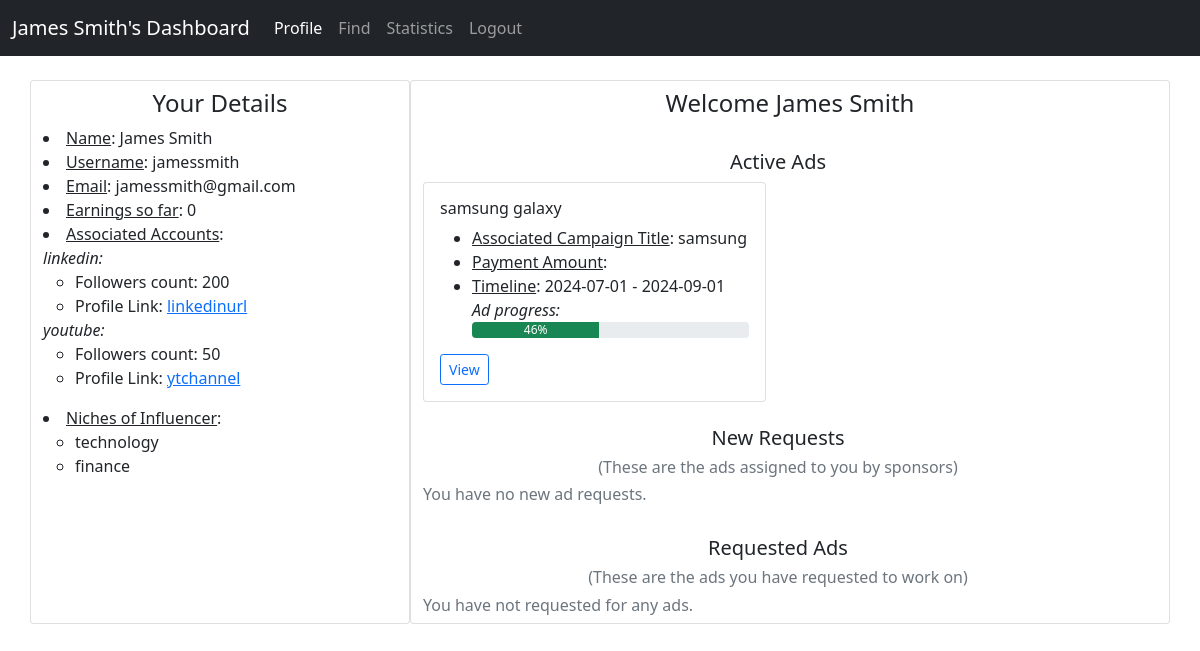
The page /influencer_dashboard/2 on the database as committed earlier.
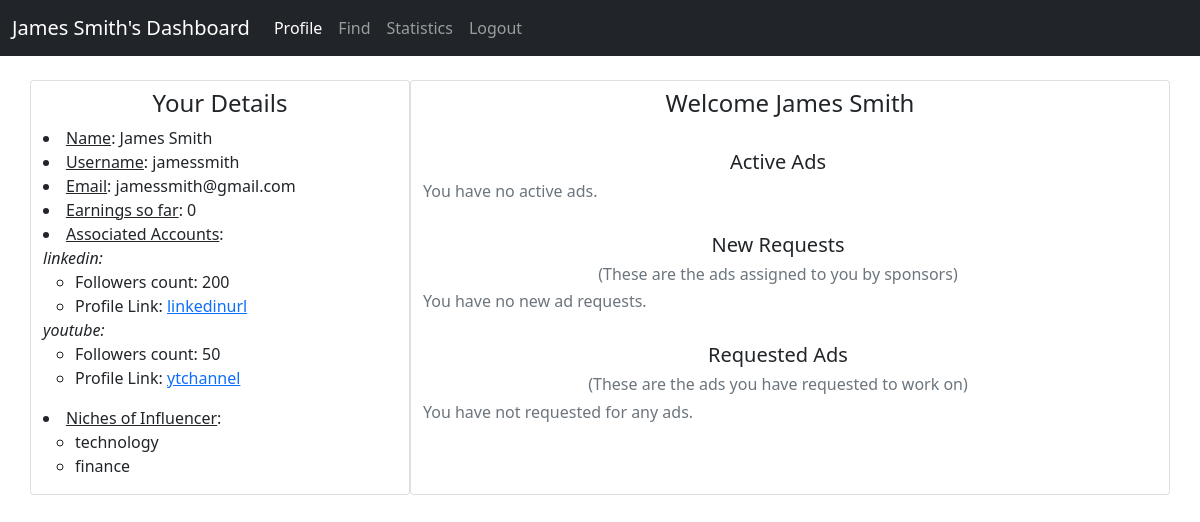
The same page on the database as committed later.
### backend/models.py (models this page shows)
class Influencer(db.Model):
    __tablename__ = 'influencer'
    id = db.Column(db.Integer, primary_key=True)
    first_name = db.Column(db.String, nullable=False)
    last_name = db.Column(db.String)
    age = db.Column(db.Integer, nullable=False)
    username = db.Column(db.String, unique=True, nullable=False)
    password = db.Column(db.String, nullable=False)
    email = db.Column(db.String, unique=True, nullable=False)
    earning = db.Column(db.Integer, default=0)
    profile_pic = db.Column(db.String)      # remove this attribute
    flagged = db.Column(db.Boolean, default=False)
    reach = db.relationship('Reach', backref='influencer', cascade='all, delete-orphan')
    ad_request = db.relationship('Ad_Request', backref='influencer')
    influencer_niche = db.relationship('Influencer_Niche', backref='influencer')

class Reach(db.Model):
    __tablename__ = 'reach'
    id = db.Column(db.Integer, primary_key=True)
    influencer_id = db.Column(db.Integer, db.ForeignKey('influencer.id'), nullable=False)
    platform = db.Column(db.Enum('instagram', 'twitter', 'youtube', 'linkedin'), nullable=False)
    followers = db.Column(db.Integer, nullable=False)
    profile_link = db.Column(db.String, nullable=False)

class Niche(db.Model):
    __tablename__ = 'niche'
    id = db.Column(db.Integer, primary_key=True)
    name = db.Column(db.String, nullable=False)
    influencer_niche = db.relationship('Influencer_Niche', backref='niche')
    ad_request = db.relationship('Ad_Request', backref='niche')

class Ad_Request(db.Model):
    __tablename__ = 'ad_request'
    id = db.Column(db.Integer, primary_key=True)
    influencer_id = db.Column(db.Integer, db.ForeignKey('influencer.id'))
    campaign_id = db.Column(db.Integer, db.ForeignKey('campaign.id'), nullable=False)
    title = db.Column(db.String, nullable=False)
    status = db.Column(db.Enum('pending', 'accepted', 'rejected', 'requested'))      # replace the rejected status with completed
    payment_amount = db.Column(db.Float, nullable=False)
    requirement = db.Column(db.String, nullable=False)
    niche_id = db.Column(db.Integer, db.ForeignKey('niche.id'), nullable=False)

class Campaign(db.Model):
    __tablename__ = 'campaign'
    id = db.Column(db.Integer, primary_key=True)
    sponsor_id = db.Column(db.Integer, db.ForeignKey('sponsor.id'), nullable=False)
    visibility = db.Column(db.Enum('private', 'public'), default='public', nullable=False)
    title = db.Column(db.String, nullable=False)
    description = db.Column(db.String)
    goal = db.Column(db.String)
    start_date = db.Column(db.Date, nullable=False)
    end_date = db.Column(db.Date, nullable=False)
    budget = db.Column(db.Float, nullable=False)
    flagged = db.Column(db.Boolean, default=False)
    ad_request = db.relationship('Ad_Request', backref='campaign', cascade='all, delete-orphan')

### backend/controllers.py (the view)
@app.route('/influencer_dashboard/<int:influencer_id>', methods=['GET', 'POST'])
def influencer_dashboard(influencer_id):
    influencer = Influencer.query.filter_by(id=influencer_id).first()
    return render_template('influencer_dashboard.html', influencer_id=influencer_id, influencer_info=fetch_influencer_details(influencer_id),
                        active_ads=fetch_active_ads(influencer_id), pending_ads=fetch_pending_ad_requests_for_influencer(influencer_id),
                        fname=influencer.first_name, lname=influencer.last_name, requested_ads=fetch_requested_ad_requests_of_influencer(influencer_id))

### backend/controllers.py (called while the page is built)
def progress(start_date, end_date):
    current_date = datetime.now().date()
    total_duration = (end_date - start_date).days
    elapsed_duration = (current_date - start_date).days
    progress = (elapsed_duration / total_duration) * 100
    return int(min(max(progress, 0), 100))

def fetch_influencer_details(influencer_id):
    influencer = Influencer.query.filter_by(id=influencer_id).first()
    influencer_info = {influencer.id: {}}
    influencer_info[influencer.id] = {'fname': influencer.first_name, 'lname': influencer.last_name, 'username': influencer.username,
                                      'email': influencer.email, 'profile_pic': influencer.profile_pic, 'earning':influencer.earning,
                                      'social_accounts':social_accounts(influencer_id), 'niches': niches(influencer_id)}
    return influencer_info

def social_accounts(influencer_id):
    tuples = (db.session.query(Influencer.id, Reach.platform, Reach.followers, Reach.profile_link)
                  .join(Reach, Reach.influencer_id==influencer_id).all())
    social_accounts = {}
    for tuple in tuples:
        if tuple.platform not in social_accounts.keys():
            social_accounts[tuple.platform] = {'followers': tuple.followers, 'profile_link': tuple.profile_link}
    return social_accounts

def niches(influencer_id):
    tuples = (db.session.query(Niche.id.label('niche_id'), Niche.name.label('niche_name'))
              .join(Influencer_Niche, Influencer_Niche.niche_id == Niche.id)
              .join(Influencer, Influencer.id == Influencer_Niche.influencer_id)
              .filter(Influencer.id == influencer_id).all())
    niches = []
    for tuple in tuples:
        niches.append(tuple.niche_name)
    return niches

### templates/influencer_dashboard.html (shortened to what this page needs)
<!DOCTYPE html>
<html lang="en">
<head>
    <link href="https://cdn.jsdelivr.net/npm/bootstrap@5.0.2/dist/css/bootstrap.min.css" rel="stylesheet">
</head>
<body>
    <div id="container">
        <div id="panel">
            <nav class="navbar navbar-expand-lg navbar-dark bg-dark">
                <div class="container-fluid">
                    <label class="navbar-brand">{{ fname }} {{ lname }}'s Dashboard</label>
                    <div class="collapse navbar-collapse" id="navbarNavAltMarkup">
                        <div class="navbar-nav">
                            <a class="nav-link active" href="/influencer_dashboard/{{ influencer_id }}">Profile</a>
                            <a class="nav-link" href="/influencer_find/{{ influencer_id }}">Find</a>
                            <a class="nav-link" href="#">Statistics</a>
                            <a class="nav-link" href="#">Logout</a>
                        </div>
                    </div>
                </div>
            </nav>
        </div>
        <div class="container">
            <div class="row my-4">
                {% for key, value in influencer_info.items() %}
                    <div class="col-4 card">
                        <div class="row">
                            <h4 class="text-center mt-2">Your Details</h4>
                        </div>
                        <div class="row">
                            <li><u>Name</u>: {{ value.fname }} {{ value.lname }}</li>
                            <li><u>Username</u>: {{ value.username }}</li>
                            <li><u>Email</u>: {{ value.email }}</li>
                            <li><u>Earnings so far</u>: {{ value.earning }}</li>
                            <li><u>Associated Accounts</u>:</li>
                            <ul class="list-unstyled">
                                {% for account, info in value.social_accounts.items() %}
                                    <i>{{ account }}:</i>
                                    <ul>
                                        <li>Followers count: {{ info.followers }}</li>
                                        <li>Profile Link: <a href="{{ info.profile_link }}" target="_blank">{{ info.profile_link }}</a></li>
                                    </ul>
                                {% endfor %}
                            </ul>
                            <li><u>Niches of Influencer</u>:</li>
                            <ul class="list-unstyled">
                                {% for niche in value.niches %}
                                    <ul>
                                        <li>{{ niche }}</li>
                                    </ul>
                                {% endfor %}
                            </ul>
                        </div>
                    </div>
                {% endfor %}
                <div class="col-8 card">
                    <div class="row">
                        <h4 class="text-center mt-2">Welcome {{ fname }} {{ lname }}</h4>
                    </div>
                    <div class="row">
                        <div class="row">
                            <h5 class="text-center"><br>Active Ads</h5>
                            {% if active_ads %}
                                {% for key, value in active_ads.items() %}
                                    <div class="col-sm-6">
                                        <div class="card">
                                            <div class="card-body">
                                                <h6 class="card-title">{{ value.ad_title }}</h6>
                                                <ul class="card-text">
                                                    <li><u>Associated Campaign Title</u>: {{ value.campaign_title }} </li>
                                                    <li><u>Payment Amount</u>: {{ value.payemnt_amount }}</li>
                                                    <li><u>Timeline</u>: {{ value.sdate }} - {{ value.edate }}</li>
                                                    <i>Ad progress: </i>
                                                    <div class="progress">
                                                        <div class="progress-bar bg-success" role="progressbar" style="width: {{ value.progress }}%" aria-valuenow="{{ value.progress }}" aria-valuemin="0" aria-valuemax="100">{{ value.progress }}%</div>
                                                    </div>
                                                </ul>
                                                <button type="button" class="btn btn-outline-primary btn-sm" data-bs-toggle="modal" data-bs-target="#viewActiveAdRequestModal{{ key }}">View</a>
                                            </div>
                                        </div>
                                    </div>
                                {% endfor %}
                            {% else %}
                                <h6 class="text-secondary">You have no active ads.</h6>
                            {% endif %}
                        </div>
                    </div>
                    <div class="row">
                        <div class="row">
                            <h5 class="text-center"><br>New Requests</h5>
                            <h6 class="text-secondary text-center">(These are the ads assigned to you by sponsors)</h6>
                            {% if pending_ads %}
                                {% for key, value in pending_ads.items() %}
                                    <div class="col-sm-6 mb-2">
                                        <div class="card">
                                            <div class="card-body">
                                                <h6 class="card-title">{{ value.ad_title }} </h6>
                                                <ul class="card-text">
                                                    <li><u>Associated Campaign Title</u>: {{ value.campaign_title }} </li>
                                                    <li><u>Requesting Sponsor</u>: {{ value.sponsor_fname }}{{ value.sponsor_lname }} <br></li>
                                                    <li><u>Payment Amount</u>: {{ value.payemnt_amount }}</li>
                                                    <li><u>Timeline</u>: {{ value.sdate }} - {{ value.edate }}</li>
                                                </ul>
                                                <button type="button" class="btn btn-outline-primary btn-sm" data-bs-toggle="modal" data-bs-target="#viewNewAdRequestModal{{ key }}">View</button>
                                                <a href="/influencer_dashboard/accept_ad_request/{{ influencer_id }}/{{ key }}" class="btn btn-outline-success btn-sm">Accept</a>
                                                <a href="/influencer_dashboard/reject_ad_request/{{ influencer_id }}/{{ key }}" class="btn btn-outline-danger btn-sm">Reject</a>
                                            </div>
                                        </div>
                                    </div>
                                {% endfor %}
                            {% else %}
                                <h6 class="text-secondary">You have no new ad requests.</h6>
                            {% endif %}
                        </div>
                    </div>
                    <div class="row">
                        <div class="row">
                            <h5 class="text-center"><br>Requested Ads</h5>
                            <h6 class="text-secondary text-center">(These are the ads you have requested to work on)</h6>
                            {% if requested_ads %}
                                {% for key, value in requested_ads.items() %}
                                    <div class="col-sm-6 mb-2">
                                        <div class="card">
                                            <div class="card-body">
                                                <h6 class="card-title">{{ value.ad_title }} </h6>
                                                <ul class="card-text">
                                                    <li><u>Associated Campaign Title</u>: {{ value.campaign_title }} </li>
                                                    <li><u>Payment Amount</u>: {{ value.payemnt_amount }}</li>
                                                    <li><u>Timeline</u>: {{ value.sdate }} - {{ value.edate }}</li>
                                                </ul>
                                            </div>
                                        </div>
                                    </div>
                                {% endfor %}
                            {% else %}
                                <h6 class="text-secondary">You have not requested for any ads.</h6>
                            {% endif %}
                        </div>
                    </div>
                </div>
            </div>
        </div>
    </div>
</body>
</html>

Rows that differ between the two databases and show on the page:
removed Ad_Request: ad_title "samsung galaxy"
no longer on this page (row unchanged): Campaign: campaign_title "samsung"
Other text that changed with them:
text now shown: "You have no active ads."
list line gone: "Associated Campaign Title : Payment Amount : Timeline : 2024-07-01 - 2024-09-01 Ad progress: 46 % View"
